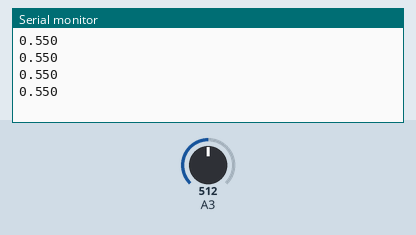
This sketch was run on a simulated Arduino Uno, built with avr-gcc and run on an emulated ATmega328P. On the bench: the last lines printed to the serial monitor. Inputs (shaded band) come from the test bench; at power-on: A3 = 512.

Above: at 2.2 s.
2.3 s: A3 set to 716
At 2.69 s:
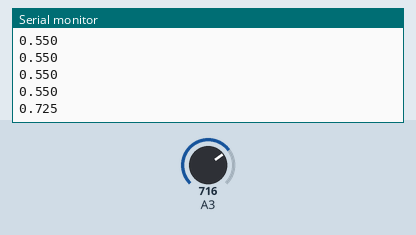
3.8 s: A3 set to 900
At 3.94 s:
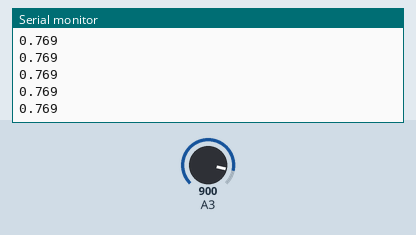
Timing chart, 0 to 6.8 s (numbered marks = the images above; inputs shaded):
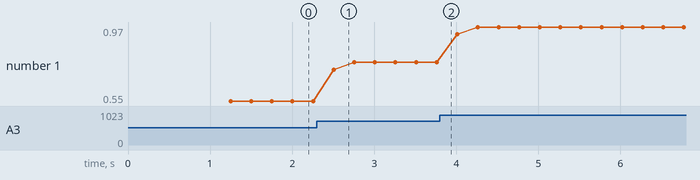

The sketch:

Current_Meter.ino
```cpp
#define ADC_SAMPLES_NUM 5
#define SENSE_RESISTANCE 1
#define REFERENCE_VOLTAGE 1.1
#define KNOWN_VOLTAGE 0.724

void setup() {
  // put your setup code here, to run once:
  analogReference(INTERNAL);
  Serial.begin(115200);
  delay(1000);
}

void loop() {
  // put your main code here, to run repeatedly:

  int sum = 0;
  for(uint8_t i=0; i < ADC_SAMPLES_NUM; i++) {
    int ADCVal = analogRead(A3);
    sum = sum + ADCVal;
    delay(50);
  }
  float ADCFinal = (float)sum / ADC_SAMPLES_NUM;
  float senseVoltage = (ADCFinal * REFERENCE_VOLTAGE)/1024;
  float current = senseVoltage / SENSE_RESISTANCE;
  Serial.println(current,3);

}
```

Measured:
- after the input at 2.3 s, the serial monitor: prints a new line after 0.21 s (image 1)
- plotted number 1: 0.55 → 0.77 after the input at 2.3 s, 0.77 → 0.97 after the input at 3.8 s
